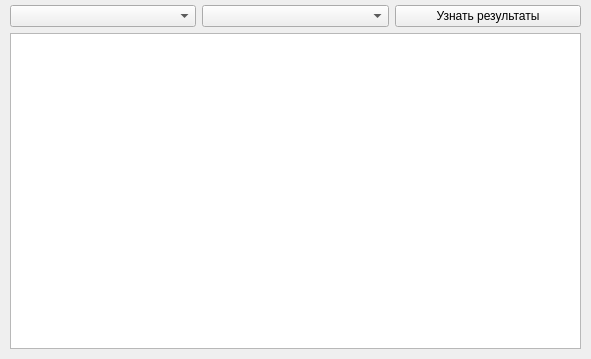
<?xml version="1.0" encoding="UTF-8"?>
<ui version="4.0">
 <class>Form</class>
 <widget class="QWidget" name="Form">
  <property name="geometry">
   <rect>
    <x>0</x>
    <y>0</y>
    <width>591</width>
    <height>359</height>
   </rect>
  </property>
  <property name="windowTitle">
   <string>Результаты олимпиады: Фильтрация</string>
  </property>
  <property name="windowIcon">
   <iconset>
    <normaloff>trophy.png</normaloff>trophy.png</iconset>
  </property>
  <layout class="QVBoxLayout" name="verticalLayout">
   <property name="leftMargin">
    <number>10</number>
   </property>
   <property name="topMargin">
    <number>5</number>
   </property>
   <property name="rightMargin">
    <number>10</number>
   </property>
   <property name="bottomMargin">
    <number>10</number>
   </property>
   <item>
    <layout class="QHBoxLayout" name="horizontalLayout">
     <item>
      <widget class="QComboBox" name="schoolInput">
       <property name="insertPolicy">
        <enum>QComboBox::InsertAtBottom</enum>
       </property>
      </widget>
     </item>
     <item>
      <widget class="QComboBox" name="classInput">
       <property name="insertPolicy">
        <enum>QComboBox::InsertAtBottom</enum>
       </property>
      </widget>
     </item>
     <item>
      <widget class="QPushButton" name="submitButton">
       <property name="text">
        <string>Узнать результаты</string>
       </property>
      </widget>
     </item>
    </layout>
   </item>
   <item>
    <widget class="QTableWidget" name="table"/>
   </item>
  </layout>
 </widget>
 <resources/>
 <connections/>
</ui>
